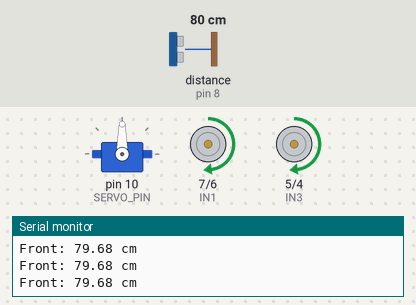
This sketch was run on a simulated Arduino Uno, built with avr-gcc and run on an emulated ATmega328P. Parts: servo, motor-driver pin pairs drawn as motors (green arrow = first pin HIGH = forward, orange = second pin HIGH = backward, longer = more drive, scaled by the enable pin), the last lines printed to the serial monitor. Wiring (inferred from the names in the program): ultrasonic range finder: trigger pin 9; echo pin 8. The inputs (shaded band) are chosen by the test bench; at power-on: distance to the obstacle (sensor on pin 8) 80 cm. The echo pulse lasts 58.3 µs per cm.

Above: at 1.2 s.
1.3 s: distance to the obstacle (sensor on pin 8) set to 4 cm
At 3.1 s:
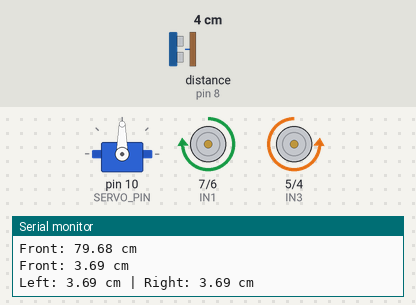
4.3 s: distance to the obstacle (sensor on pin 8) set to 2 cm
At 5.2 s:
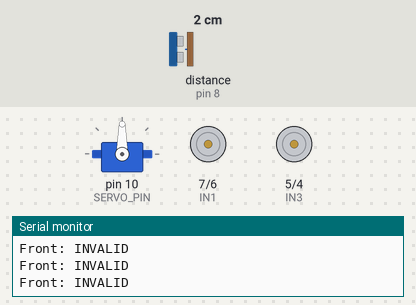
6.9 s: distance to the obstacle (sensor on pin 8) set to 9 cm
At 7.65 s:
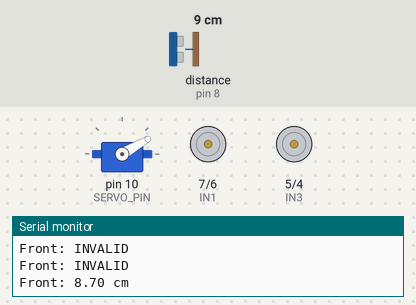
9.9 s: distance to the obstacle (sensor on pin 8) set to 18 cm
Timing chart, 0 to 13.9 s (numbered marks = the images above; inputs shaded):
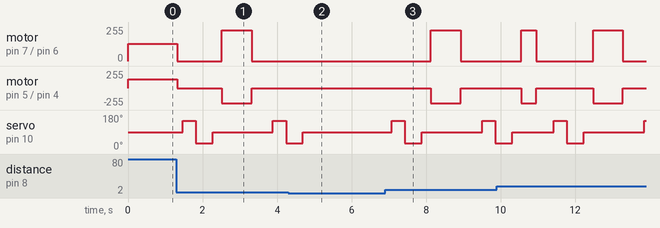

Measured:
- the behaviour switches between 3 and 2 cm on distance to the obstacle (sensor on pin 8) (found by bisection; images 1 and 2)
- after the input at 1.3 s, motor on pin 7 (IN1) / pin 6 (IN2): forward 130/255 → stopped at once, → forward 230/255 1.2 s later, → stopped 0.80 s later; motor on pin 5 (IN3) / pin 4 (IN4): forward 130/255 → stopped at once, → backward 230/255 1.2 s later, → stopped 0.80 s later
- after the input at 4.3 s, motor on pin 7 (IN1) / pin 6 (IN2): stays stopped (without the input it goes to forward 230/255 after 0.64 s); motor on pin 5 (IN3) / pin 4 (IN4): stays stopped (without the input it goes to backward 230/255 after 0.64 s); servo on pin 10 (SERVO_PIN): goes on until 4.7 s, then stays 90°
- after the input at 6.9 s, motor on pin 7 (IN1) / pin 6 (IN2): stopped → forward 230/255 after 1.2 s, → stopped 0.80 s later; motor on pin 5 (IN3) / pin 4 (IN4): stopped → backward 230/255 after 1.2 s, → stopped 0.80 s later

The sketch:

obstacle_avoiding_robot.ino
```cpp
#include <Servo.h>

// ===== L298N MOTOR PINS =====
const byte ENA = 3;   // Left motor PWM
const byte IN1 = 7;
const byte IN2 = 6;

const byte ENB = 11;  // Right motor PWM
const byte IN3 = 5;
const byte IN4 = 4;

// ===== HC-SR04 =====
const byte TRIG_PIN = 9;
const byte ECHO_PIN = 8;

// ===== SERVO =====
const byte SERVO_PIN = 10;

// ===== SPEED SETTINGS =====
const byte NORMAL_SPEED = 130; // 0-255
const byte TURN_SPEED = 230;   // 0-255
const byte UTURN_SPEED = 230;

// ===== OBSTACLE SETTINGS =====
const float OBSTACLE_LIMIT = 30.0;
const float EQUAL_LIMIT = 5.0;

const byte SERVO_CENTER = 90;
const byte SERVO_LEFT = 150;
const byte SERVO_RIGHT = 30;

// Tune these for your floor and wheels
const unsigned int TURN_90_TIME = 400;
const unsigned int TURN_180_TIME = 800;

Servo scanner;

float leftDistance = -1;
float rightDistance = -1;

// ===== SETUP =====
void setup() {
  Serial.begin(9600);

  pinMode(ENA, OUTPUT);
  pinMode(ENB, OUTPUT);

  pinMode(IN1, OUTPUT);
  pinMode(IN2, OUTPUT);
  pinMode(IN3, OUTPUT);
  pinMode(IN4, OUTPUT);

  pinMode(TRIG_PIN, OUTPUT);
  pinMode(ECHO_PIN, INPUT);

  digitalWrite(TRIG_PIN, LOW);

  scanner.attach(SERVO_PIN);
  scanner.write(SERVO_CENTER);

  stopCar();

  Serial.println("PWM Obstacle Avoiding Car Ready");
}

// ===== MAIN LOOP =====
void loop() {
  scanner.write(SERVO_CENTER);

  float frontDistance = getDistance();

  Serial.print("Front: ");
  if (frontDistance < 0) {
    Serial.println("INVALID");
    stopCar();
    delay(50);
    return;
  }

  Serial.print(frontDistance);
  Serial.println(" cm");

  if (frontDistance <= OBSTACLE_LIMIT) {
    // Stop before scanning
    stopCar();
    delay(150);

    scanSides();

    Serial.print("Left: ");
    Serial.print(leftDistance);
    Serial.print(" cm | Right: ");
    Serial.print(rightDistance);
    Serial.println(" cm");

    // Never choose a direction using invalid readings
    if (leftDistance < 0 || rightDistance < 0) {
      stopCar();
      delay(100);
      return;
    }

    if (abs(leftDistance - rightDistance)
        <= EQUAL_LIMIT) {
      turnAround();
    }
    else if (leftDistance > rightDistance) {
      turnLeft();
    }
    else {
      turnRight();
    }

    stopCar();
    scanner.write(SERVO_CENTER);
    delay(150);
  }
  else {
    forward();
  }

  delay(20);
}

// ===== ULTRASONIC DISTANCE =====
float getDistance() {
  digitalWrite(TRIG_PIN, LOW);
  delayMicroseconds(2);

  digitalWrite(TRIG_PIN, HIGH);
  delayMicroseconds(10);
  digitalWrite(TRIG_PIN, LOW);

  unsigned long duration =
      pulseIn(ECHO_PIN, HIGH, 12000UL);

  if (duration == 0) {
    return -1;
  }

  float cm = duration * 0.0343 / 2.0;

  if (cm < 2.0 || cm > 200.0) {
    return -1;
  }

  return cm;
}

// ===== SCAN SIDES =====
void scanSides() {
  scanner.write(SERVO_LEFT);
  delay(350);
  leftDistance = getDistance();

  scanner.write(SERVO_RIGHT);
  delay(450);
  rightDistance = getDistance();

  scanner.write(SERVO_CENTER);
  delay(250);
}

// ===== FORWARD: LOW SPEED =====
void forward() {
  // Left motor forward
  digitalWrite(IN1, HIGH);
  digitalWrite(IN2, LOW);

  // Right motor forward
  digitalWrite(IN3, HIGH);
  digitalWrite(IN4, LOW);

  analogWrite(ENA, NORMAL_SPEED);
  analogWrite(ENB, NORMAL_SPEED);
}

// ===== STOP =====
void stopCar() {
  analogWrite(ENA, 0);
  analogWrite(ENB, 0);

  digitalWrite(IN1, LOW);
  digitalWrite(IN2, LOW);
  digitalWrite(IN3, LOW);
  digitalWrite(IN4, LOW);
}

// ===== LEFT TURN: HIGH SPEED =====
void turnLeft() {
  // Left motor backward
  digitalWrite(IN1, LOW);
  digitalWrite(IN2, HIGH);

  // Right motor forward
  digitalWrite(IN3, HIGH);
  digitalWrite(IN4, LOW);

  analogWrite(ENA, TURN_SPEED);
  analogWrite(ENB, TURN_SPEED);

  delay(TURN_90_TIME);
  stopCar();
  delay(150);
}

// ===== RIGHT TURN: HIGH SPEED =====
void turnRight() {
  // Left motor forward
  digitalWrite(IN1, HIGH);
  digitalWrite(IN2, LOW);

  // Right motor backward
  digitalWrite(IN3, LOW);
  digitalWrite(IN4, HIGH);

  analogWrite(ENA, TURN_SPEED);
  analogWrite(ENB, TURN_SPEED);

  delay(TURN_90_TIME);
  stopCar();
  delay(150);
}

// ===== 180-DEGREE TURN =====
void turnAround() {
  // Pivot in place
  digitalWrite(IN1, HIGH);
  digitalWrite(IN2, LOW);

  digitalWrite(IN3, LOW);
  digitalWrite(IN4, HIGH);

  analogWrite(ENA, UTURN_SPEED);
  analogWrite(ENB, UTURN_SPEED);

  delay(TURN_180_TIME);
  stopCar();
  delay(250);
}
```

obstacle.cpp
```cpp
#include <Arduino.h>
#include <Servo.h>

// ===== L298N MOTOR PINS =====
const byte ENA = 3;   // Left motor PWM
const byte IN1 = 7;
const byte IN2 = 6;

const byte ENB = 11;  // Right motor PWM
const byte IN3 = 5;
const byte IN4 = 4;

// ===== HC-SR04 =====
const byte TRIG_PIN = 9;
const byte ECHO_PIN = 8;

// ===== SERVO =====
const byte SERVO_PIN = 10;

// ===== SPEED SETTINGS =====
const byte NORMAL_SPEED = 130; // 0-255
const byte TURN_SPEED = 230;   // 0-255
const byte UTURN_SPEED = 230;

// ===== OBSTACLE SETTINGS =====
const float OBSTACLE_LIMIT = 30.0;
const float EQUAL_LIMIT = 5.0;

const byte SERVO_CENTER = 90;
const byte SERVO_LEFT = 150;
const byte SERVO_RIGHT = 30;

// Tune these for your floor and wheels
const unsigned int TURN_90_TIME = 400;
const unsigned int TURN_180_TIME = 800;

Servo scanner;

float leftDistance = -1;
float rightDistance = -1;

// Function declarations
void stopCar();
void forward();
void turnLeft();
void turnRight();
void turnAround();
float getDistance();
void scanSides();

// ===== SETUP =====
void setup() {
  Serial.begin(9600);

  pinMode(ENA, OUTPUT);
  pinMode(ENB, OUTPUT);

  pinMode(IN1, OUTPUT);
  pinMode(IN2, OUTPUT);
  pinMode(IN3, OUTPUT);
  pinMode(IN4, OUTPUT);

  pinMode(TRIG_PIN, OUTPUT);
  pinMode(ECHO_PIN, INPUT);

  digitalWrite(TRIG_PIN, LOW);

  scanner.attach(SERVO_PIN);
  scanner.write(SERVO_CENTER);

  stopCar();

  Serial.println("PWM Obstacle Avoiding Car Ready");
}

// ===== MAIN LOOP =====
void loop() {
  scanner.write(SERVO_CENTER);

  float frontDistance = getDistance();

  Serial.print("Front: ");
  if (frontDistance < 0) {
    Serial.println("INVALID");
    stopCar();
    delay(50);
    return;
  }

  Serial.print(frontDistance);
  Serial.println(" cm");

  if (frontDistance <= OBSTACLE_LIMIT) {
    // Stop before scanning
    stopCar();
    delay(150);

    scanSides();

    Serial.print("Left: ");
    Serial.print(leftDistance);
    Serial.print(" cm | Right: ");
    Serial.print(rightDistance);
    Serial.println(" cm");

    // Never choose a direction using invalid readings
    if (leftDistance < 0 || rightDistance < 0) {
      stopCar();
      delay(100);
      return;
    }

    if (abs(leftDistance - rightDistance) <= EQUAL_LIMIT) {
      turnAround();
    }
    else if (leftDistance > rightDistance) {
      turnLeft();
    }
    else {
      turnRight();
    }

    stopCar();
    scanner.write(SERVO_CENTER);
    delay(150);
  }
  else {
    forward();
  }

  delay(20);
}

// ===== ULTRASONIC DISTANCE =====
float getDistance() {
  digitalWrite(TRIG_PIN, LOW);
  delayMicroseconds(2);

  digitalWrite(TRIG_PIN, HIGH);
  delayMicroseconds(10);
  digitalWrite(TRIG_PIN, LOW);

  unsigned long duration = pulseIn(ECHO_PIN, HIGH, 12000UL);

  if (duration == 0) {
    return -1;
  }

  float cm = duration * 0.0343 / 2.0;

  if (cm < 2.0 || cm > 200.0) {
    return -1;
  }

  return cm;
}

// ===== SCAN SIDES =====
void scanSides() {
  scanner.write(SERVO_LEFT);
  delay(350);
  leftDistance = getDistance();

  scanner.write(SERVO_RIGHT);
  delay(450);
  rightDistance = getDistance();

  scanner.write(SERVO_CENTER);
  delay(250);
}

// ===== FORWARD: LOW SPEED =====
void forward() {
  // Left motor forward
  digitalWrite(IN1, HIGH);
  digitalWrite(IN2, LOW);

  // Right motor forward
  digitalWrite(IN3, HIGH);
  digitalWrite(IN4, LOW);

  analogWrite(ENA, NORMAL_SPEED);
  analogWrite(ENB, NORMAL_SPEED);
}

// ===== STOP =====
void stopCar() {
  analogWrite(ENA, 0);
  analogWrite(ENB, 0);

  digitalWrite(IN1, LOW);
  digitalWrite(IN2, LOW);
  digitalWrite(IN3, LOW);
  digitalWrite(IN4, LOW);
}

// ===== LEFT TURN: HIGH SPEED =====
void turnLeft() {
  // Left motor backward
  digitalWrite(IN1, LOW);
  digitalWrite(IN2, HIGH);

  // Right motor forward
  digitalWrite(IN3, HIGH);
  digitalWrite(IN4, LOW);

  analogWrite(ENA, TURN_SPEED);
  analogWrite(ENB, TURN_SPEED);

  delay(TURN_90_TIME);
  stopCar();
  delay(150);
}

// ===== RIGHT TURN: HIGH SPEED =====
void turnRight() {
  // Left motor forward
  digitalWrite(IN1, HIGH);
  digitalWrite(IN2, LOW);

  // Right motor backward
  digitalWrite(IN3, LOW);
  digitalWrite(IN4, HIGH);

  analogWrite(ENA, TURN_SPEED);
  analogWrite(ENB, TURN_SPEED);

  delay(TURN_90_TIME);
  stopCar();
  delay(150);
}

// ===== 180-DEGREE TURN =====
void turnAround() {
  // Pivot in place
  digitalWrite(IN1, HIGH);
  digitalWrite(IN2, LOW);

  digitalWrite(IN3, LOW);
  digitalWrite(IN4, HIGH);

  analogWrite(ENA, UTURN_SPEED);
  analogWrite(ENB, UTURN_SPEED);

  delay(TURN_180_TIME);
  stopCar();
  delay(250);
}
```
